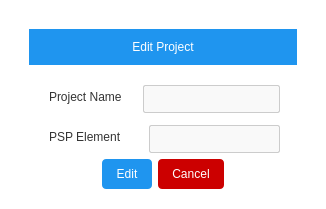
<?xml version="1.0" encoding="UTF-8"?>
<ui version="4.0">
 <class>Dialog</class>
 <widget class="QDialog" name="Dialog">
  <property name="geometry">
   <rect>
    <x>0</x>
    <y>0</y>
    <width>326</width>
    <height>209</height>
   </rect>
  </property>
  <property name="windowTitle">
   <string>Dialog</string>
  </property>
  <property name="styleSheet">
   <string notr="true">background-color: rgb(255, 255, 255);</string>
  </property>
  <layout class="QGridLayout" name="gridLayout">
   <item row="0" column="0">
    <widget class="QWidget" name="widget" native="true">
     <property name="styleSheet">
      <string notr="true">QLineEdit{
color: #666;
font-size: 14px;
padding: 4px;
border: 1px solid #ccc;
border-radius: 2px;
background-color: #f9f9f9;
}
QLineEdit:focus {
            border: 1px solid #0078d4;
            background-color: #fff;
        }

QLabel {
   
    font-size: 12px;                    /* Medium font size */

    color: #333;                        /* Dark gray color */
    margin-bottom: 5px;                 /* Spacing below the label */
}
QPushButton{
border:none;
border-radius:4px;
background-color:rgb(31, 149, 239);
color:white;
padding-right:14px;
padding-left:14px;
padding-top:8px;
padding-bottom:8px;


}
QPushButton:hover{
background-color:#1977bf;


}
</string>
     </property>
     <layout class="QGridLayout" name="gridLayout_2">
      <item row="0" column="0">
       <widget class="QWidget" name="header_widget" native="true">
        <layout class="QHBoxLayout" name="horizontalLayout_5">
         <item>
          <widget class="QLabel" name="label">
           <property name="styleSheet">
            <string notr="true">background-color:rgb(31, 149, 239);
color:white;</string>
           </property>
           <property name="text">
            <string>Edit Project</string>
           </property>
           <property name="alignment">
            <set>Qt::AlignCenter</set>
           </property>
          </widget>
         </item>
        </layout>
       </widget>
      </item>
      <item row="1" column="0">
       <layout class="QHBoxLayout" name="horizontalLayout_2">
        <item>
         <spacer name="horizontalSpacer">
          <property name="orientation">
           <enum>Qt::Horizontal</enum>
          </property>
          <property name="sizeHint" stdset="0">
           <size>
            <width>28</width>
            <height>20</height>
           </size>
          </property>
         </spacer>
        </item>
        <item>
         <layout class="QVBoxLayout" name="verticalLayout">
          <property name="spacing">
           <number>12</number>
          </property>
          <item>
           <layout class="QHBoxLayout" name="horizontalLayout">
            <property name="spacing">
             <number>18</number>
            </property>
            <item>
             <widget class="QLabel" name="label_2">
              <property name="text">
               <string>Project Name</string>
              </property>
             </widget>
            </item>
            <item>
             <widget class="QLineEdit" name="edit_project_name_le"/>
            </item>
           </layout>
          </item>
          <item>
           <layout class="QHBoxLayout" name="horizontalLayout_3">
            <property name="spacing">
             <number>24</number>
            </property>
            <item>
             <widget class="QLabel" name="label_4">
              <property name="text">
               <string>PSP Element</string>
              </property>
             </widget>
            </item>
            <item>
             <widget class="QLineEdit" name="edit_psp_element_le"/>
            </item>
           </layout>
          </item>
         </layout>
        </item>
        <item>
         <spacer name="horizontalSpacer_4">
          <property name="orientation">
           <enum>Qt::Horizontal</enum>
          </property>
          <property name="sizeHint" stdset="0">
           <size>
            <width>28</width>
            <height>20</height>
           </size>
          </property>
         </spacer>
        </item>
       </layout>
      </item>
      <item row="2" column="0">
       <layout class="QHBoxLayout" name="horizontalLayout_4">
        <item>
         <spacer name="horizontalSpacer_3">
          <property name="orientation">
           <enum>Qt::Horizontal</enum>
          </property>
          <property name="sizeHint" stdset="0">
           <size>
            <width>58</width>
            <height>20</height>
           </size>
          </property>
         </spacer>
        </item>
        <item>
         <widget class="QPushButton" name="e">
          <property name="cursor">
           <cursorShape>PointingHandCursor</cursorShape>
          </property>
          <property name="text">
           <string>Edit</string>
          </property>
          <property name="checkable">
           <bool>true</bool>
          </property>
         </widget>
        </item>
        <item>
         <widget class="QPushButton" name="pushButton_2">
          <property name="cursor">
           <cursorShape>PointingHandCursor</cursorShape>
          </property>
          <property name="styleSheet">
           <string notr="true">background-color:#cc0000;

border-top-color: qradialgradient(spread:pad, cx:0.5, cy:0.5, radius:0.5, fx:0.5, fy:0.5, stop:0 rgba(255, 255, 255, 255), stop:0.1 rgba(255, 255, 255, 255), stop:0.2 rgba(255, 176, 176, 167), stop:0.3 rgba(255, 151, 151, 92), stop:0.4 rgba(255, 125, 125, 51), stop:0.5 rgba(255, 76, 76, 205), stop:0.52 rgba(255, 76, 76, 205), stop:0.6 rgba(255, 180, 180, 84), stop:1 rgba(255, 255, 255, 0));
alternate-background-color: rgb(255, 255, 255);</string>
          </property>
          <property name="text">
           <string>Cancel</string>
          </property>
          <property name="checkable">
           <bool>true</bool>
          </property>
         </widget>
        </item>
        <item>
         <spacer name="horizontalSpacer_2">
          <property name="orientation">
           <enum>Qt::Horizontal</enum>
          </property>
          <property name="sizeHint" stdset="0">
           <size>
            <width>58</width>
            <height>20</height>
           </size>
          </property>
         </spacer>
        </item>
       </layout>
      </item>
     </layout>
    </widget>
   </item>
  </layout>
 </widget>
 <resources/>
 <connections/>
</ui>
